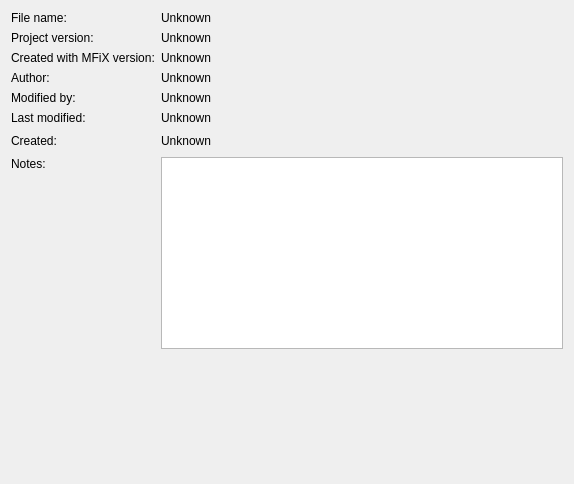
<?xml version="1.0" encoding="UTF-8"?>
<ui version="4.0">
 <class>project_info</class>
 <widget class="QWidget" name="project_info">
  <property name="geometry">
   <rect>
    <x>0</x>
    <y>0</y>
    <width>574</width>
    <height>484</height>
   </rect>
  </property>
  <property name="windowTitle">
   <string>Form</string>
  </property>
  <layout class="QGridLayout" name="gridLayout">
   <item row="1" column="0">
    <widget class="QLabel" name="label_2">
     <property name="text">
      <string>Project version:</string>
     </property>
    </widget>
   </item>
   <item row="3" column="1">
    <widget class="QLabel" name="created_by">
     <property name="text">
      <string>Unknown</string>
     </property>
    </widget>
   </item>
   <item row="2" column="0">
    <widget class="QLabel" name="label_3">
     <property name="text">
      <string>Created with MFiX version:</string>
     </property>
    </widget>
   </item>
   <item row="1" column="1">
    <widget class="QLabel" name="project_version">
     <property name="text">
      <string>Unknown</string>
     </property>
    </widget>
   </item>
   <item row="10" column="0">
    <spacer name="verticalSpacer">
     <property name="orientation">
      <enum>Qt::Vertical</enum>
     </property>
     <property name="sizeHint" stdset="0">
      <size>
       <width>20</width>
       <height>40</height>
      </size>
     </property>
    </spacer>
   </item>
   <item row="6" column="1">
    <widget class="QLabel" name="created_time">
     <property name="text">
      <string>Unknown</string>
     </property>
    </widget>
   </item>
   <item row="3" column="0">
    <widget class="QLabel" name="label_4">
     <property name="text">
      <string>Author:</string>
     </property>
    </widget>
   </item>
   <item row="2" column="1">
    <widget class="QLabel" name="gui_version">
     <property name="text">
      <string>Unknown</string>
     </property>
    </widget>
   </item>
   <item row="5" column="0">
    <widget class="QLabel" name="label_6">
     <property name="text">
      <string>Last modified:</string>
     </property>
    </widget>
   </item>
   <item row="9" column="0" alignment="Qt::AlignTop">
    <widget class="QLabel" name="label_8">
     <property name="text">
      <string>Notes:</string>
     </property>
    </widget>
   </item>
   <item row="5" column="1">
    <widget class="QLabel" name="modified_time">
     <property name="text">
      <string>Unknown</string>
     </property>
    </widget>
   </item>
   <item row="4" column="0">
    <widget class="QLabel" name="label_5">
     <property name="text">
      <string>Modified by:</string>
     </property>
    </widget>
   </item>
   <item row="9" column="1" colspan="2">
    <widget class="QTextEdit" name="project_notes_textedit">
     <property name="maximumSize">
      <size>
       <width>439</width>
       <height>16777215</height>
      </size>
     </property>
    </widget>
   </item>
   <item row="6" column="2">
    <spacer name="horizontalSpacer">
     <property name="orientation">
      <enum>Qt::Horizontal</enum>
     </property>
     <property name="sizeHint" stdset="0">
      <size>
       <width>40</width>
       <height>20</height>
      </size>
     </property>
    </spacer>
   </item>
   <item row="6" column="0">
    <widget class="QLabel" name="label_7">
     <property name="text">
      <string>Created:</string>
     </property>
    </widget>
   </item>
   <item row="4" column="1">
    <widget class="QLabel" name="modified_by">
     <property name="text">
      <string>Unknown</string>
     </property>
    </widget>
   </item>
   <item row="0" column="0">
    <widget class="QLabel" name="label">
     <property name="text">
      <string>File name:</string>
     </property>
    </widget>
   </item>
   <item row="0" column="1">
    <widget class="QLabel" name="filename">
     <property name="text">
      <string>Unknown</string>
     </property>
    </widget>
   </item>
  </layout>
 </widget>
 <resources/>
 <connections/>
</ui>
